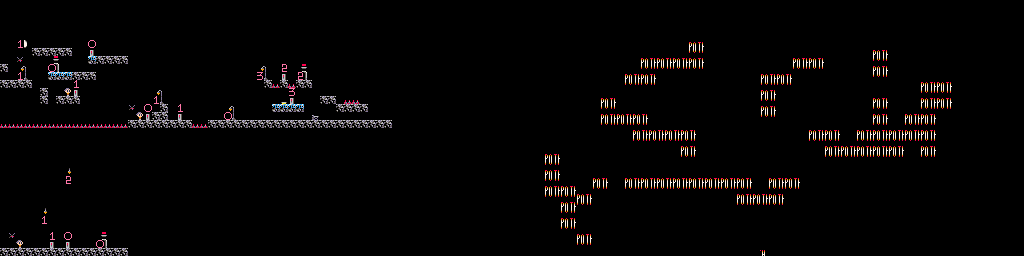

Tiled map render using the project's own tile images. Description and the map definition, with tile-layer contents summarised, below:
An orthogonal 128x32 tile map with 8x8 px tiles, 1 tile layer (Tile Layer 1).

<map version="1.0" tiledversion="1.1.6" orientation="orthogonal" renderorder="right-down" width="128" height="32" tilewidth="8" tileheight="8" infinite="0" nextobjectid="1">
 <tileset firstgid="1" source="tileset.tsx" />
 <layer name="Tile Layer 1" width="128" height="32">
  <data>[4096 cells, 443 non-empty, 27 distinct tile ids]</data>
 </layer>
</map>